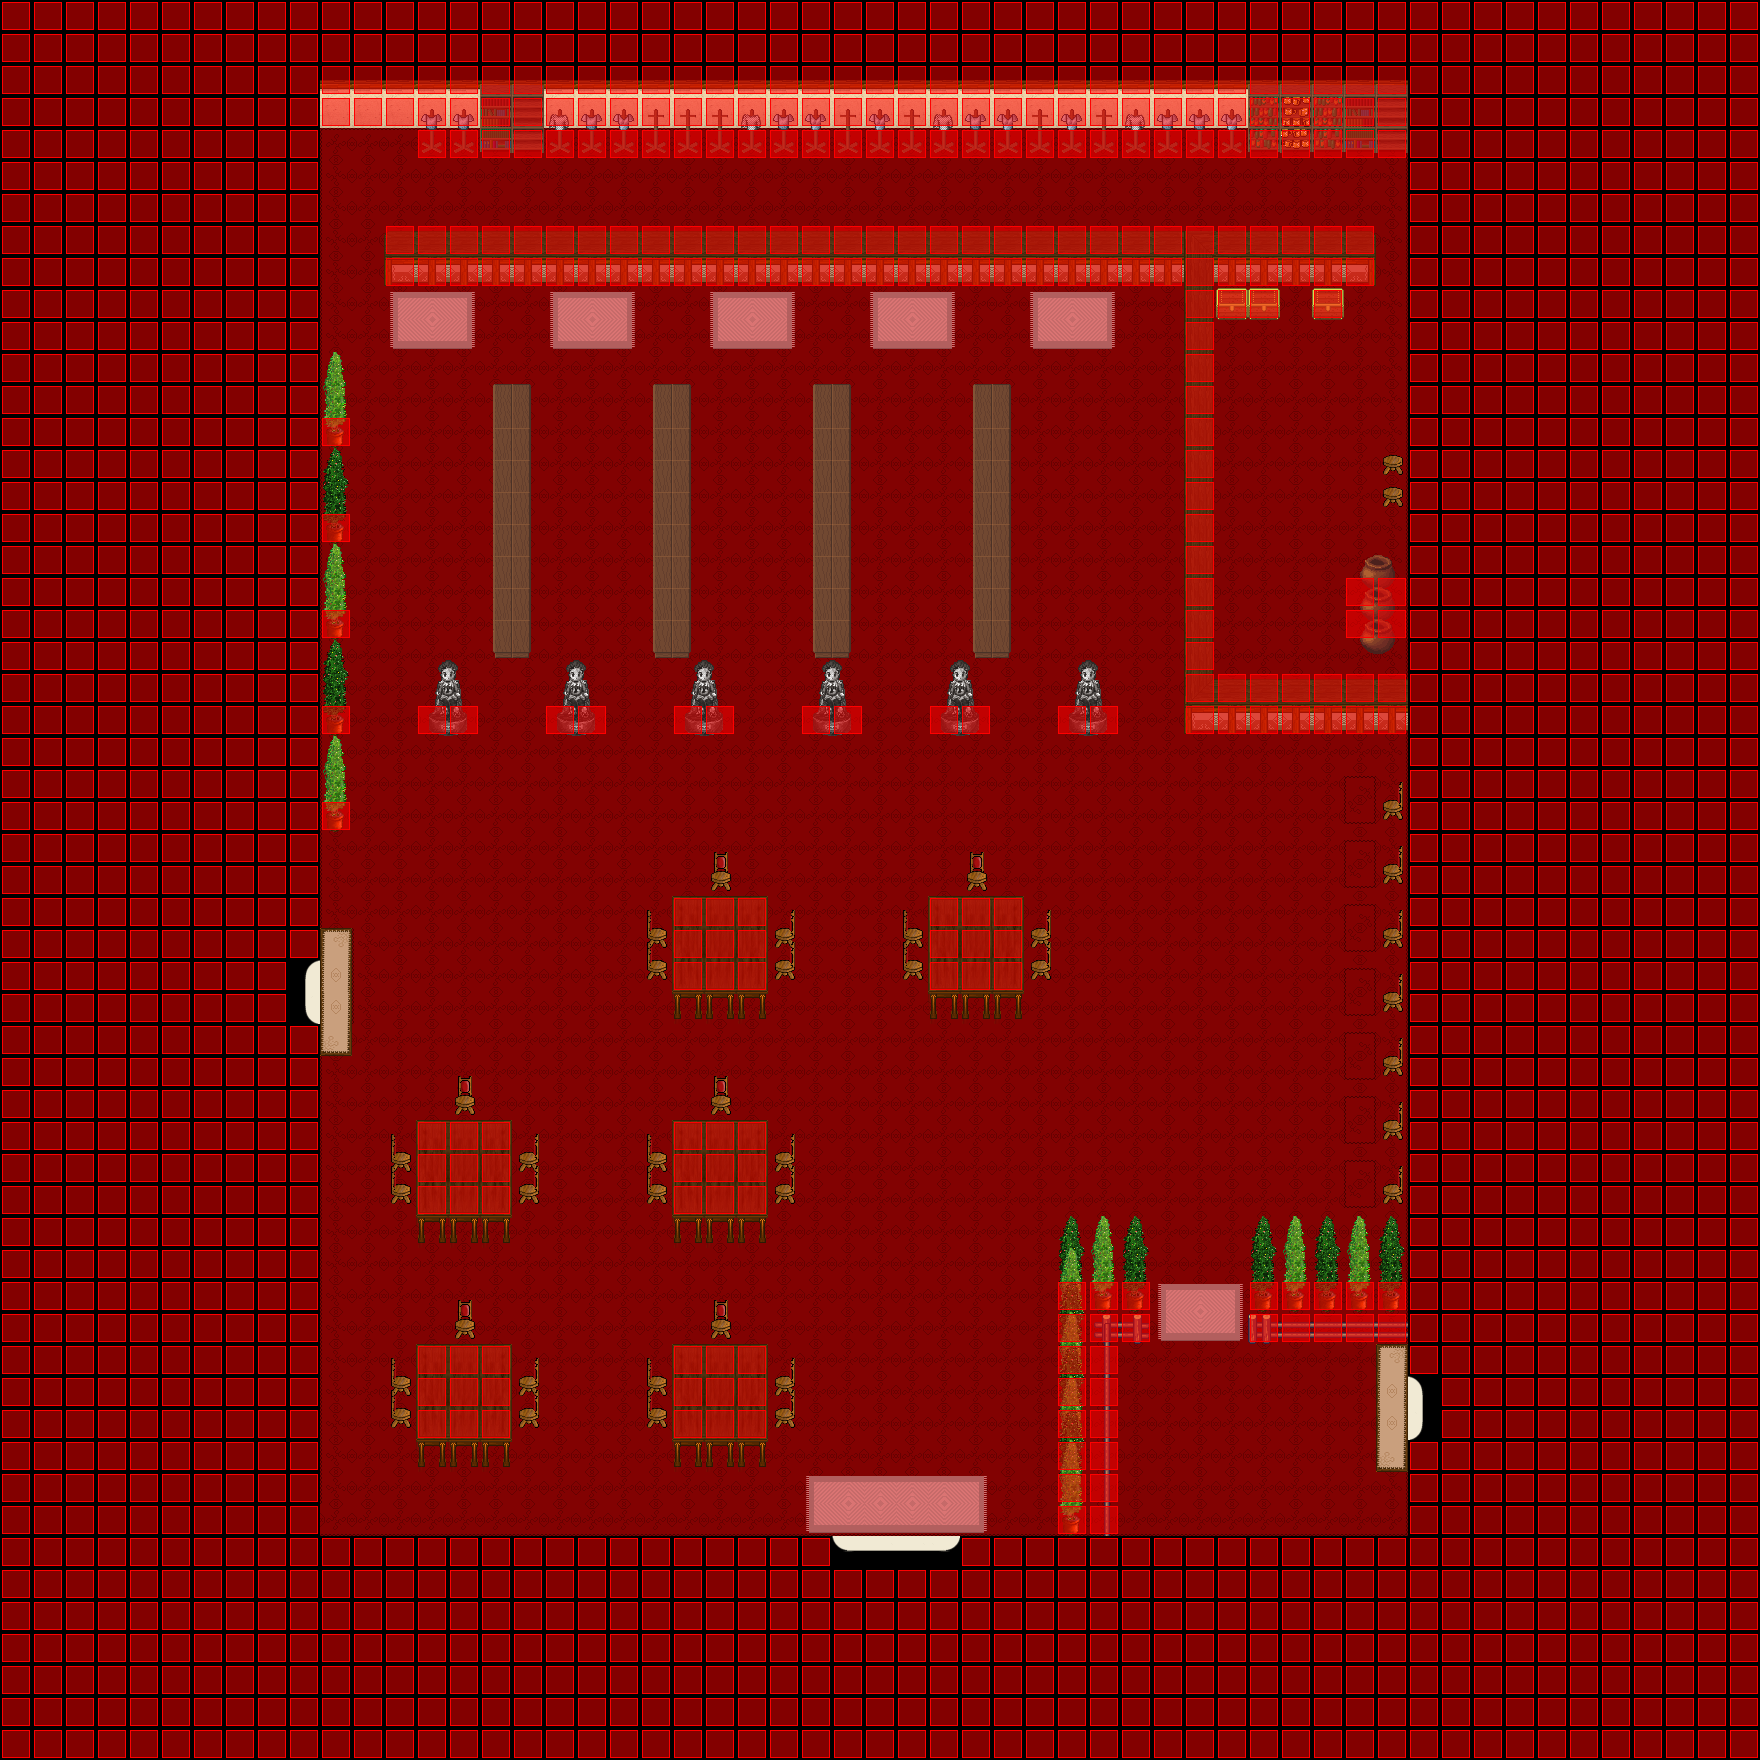

Rendered tile map (Tiled .tmx) drawn with the repository's tilesets; below, a short description and the map source with its tile grids summarised:
An orthogonal 55x55 tile map with 32x32 px tiles, 5 tile layers (Ground, Ground, Fringe, Over, ...), 8 tilesets and 3 objects (3x WARP).

<map version="1.0" orientation="orthogonal" width="55" height="55" tilewidth="32" tileheight="32">
 <properties>
  <property name="music" value="inside2.ogg" />
 </properties>
 <tileset firstgid="1" name="collision1_32_32" tilewidth="32" tileheight="32">
  <image source="../graphics/tiles/collision1_32_32.png" width="1024" height="1024" />
 </tileset>
 <tileset firstgid="1025" name="indoor3_32_32" tilewidth="32" tileheight="32">
  <image source="../graphics/tiles/indoor3_32_32.png" width="1024" height="1024" />
 </tileset>
 <tileset firstgid="2049" name="indoor2_32_32" tilewidth="32" tileheight="32">
  <image source="../graphics/tiles/indoor2_32_32.png" width="1024" height="1024" />
 </tileset>
 <tileset firstgid="3073" name="indoor1_32_64" tilewidth="32" tileheight="64">
  <image source="../graphics/tiles/indoor1_32_64.png" width="1024" height="1024" />
 </tileset>
 <tileset firstgid="3585" name="indoor1_32_96" tilewidth="32" tileheight="96">
  <image source="../graphics/tiles/indoor1_32_96.png" width="1024" height="960" />
 </tileset>
 <tileset firstgid="3905" name="indoor2_32_64" tilewidth="32" tileheight="64">
  <image source="../graphics/tiles/indoor2_32_64.png" width="1024" height="1024" />
 </tileset>
 <tileset firstgid="4417" name="indoor2_32_96" tilewidth="32" tileheight="96">
  <image source="../graphics/tiles/indoor2_32_96.png" width="1024" height="960" />
 </tileset>
 <tileset firstgid="4737" name="desert1_32_32" tilewidth="32" tileheight="32">
  <image source="../graphics/tiles/desert1_32_32.png" width="1024" height="1024" />
 </tileset>
 <layer name="Ground" width="55" height="55">
  <data>[3025 cells, 3025 non-empty, 21 distinct tile ids]</data>
 </layer>
 <layer name="Ground" width="55" height="55">
  <data>[3025 cells, 312 non-empty, 41 distinct tile ids]</data>
 </layer>
 <layer name="Fringe" width="55" height="55">
  <data>[3025 cells, 106 non-empty, 17 distinct tile ids]</data>
 </layer>
 <layer name="Over" width="55" height="55">
  <data>[3025 cells, 0 non-empty, 0 distinct tile ids]</data>
 </layer>
 <layer name="Collision" width="55" height="55">
  <data>[3025 cells, 1746 non-empty, 1 distinct tile ids]</data>
 </layer>
 <objectgroup name="Object" width="55" height="55">
  <object name="Warp to city" type="WARP" x="829" y="1534" width="132" height="35">
   <properties>
    <property name="DEST_MAP" value="ow-p0004-p0002-o0000" />
    <property name="DEST_X" value="3424" />
    <property name="DEST_Y" value="2592" />
   </properties>
  </object>
  <object name="Warp to left" type="WARP" x="288" y="960" width="32" height="65">
   <properties>
    <property name="DEST_MAP" value="iw-umora-theater-left" />
    <property name="DEST_X" value="924" />
    <property name="DEST_Y" value="1184" />
   </properties>
  </object>
  <object name="Warp to right" type="WARP" x="1408" y="1376" width="31" height="64">
   <properties>
    <property name="DEST_MAP" value="iw-umora-theater-right" />
    <property name="DEST_X" value="672" />
    <property name="DEST_Y" value="1396" />
   </properties>
  </object>
 </objectgroup>
</map>
